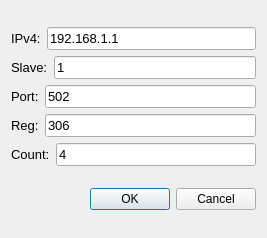
<?xml version="1.0" encoding="UTF-8"?>
<ui version="4.0">
 <class>Device03_Dialog</class>
 <widget class="QDialog" name="Device03_Dialog">
  <property name="geometry">
   <rect>
    <x>0</x>
    <y>0</y>
    <width>267</width>
    <height>238</height>
   </rect>
  </property>
  <property name="windowTitle">
   <string>Dialog</string>
  </property>
  <layout class="QVBoxLayout" name="verticalLayout_2">
   <item>
    <layout class="QVBoxLayout" name="verticalLayout">
     <item>
      <layout class="QHBoxLayout" name="horizontalLayout">
       <item>
        <widget class="QLabel" name="IP_label">
         <property name="font">
          <font>
           <pointsize>10</pointsize>
          </font>
         </property>
         <property name="text">
          <string>IPv4:</string>
         </property>
         <property name="buddy">
          <cstring>IPv4_line_edit</cstring>
         </property>
        </widget>
       </item>
       <item>
        <widget class="QLineEdit" name="IPv4_line_edit">
         <property name="minimumSize">
          <size>
           <width>10</width>
           <height>0</height>
          </size>
         </property>
         <property name="font">
          <font>
           <pointsize>10</pointsize>
          </font>
         </property>
         <property name="whatsThis">
          <string/>
         </property>
         <property name="text">
          <string>192.168.1.1</string>
         </property>
         <property name="maxLength">
          <number>20</number>
         </property>
         <property name="placeholderText">
          <string>127.0.0.1</string>
         </property>
        </widget>
       </item>
      </layout>
     </item>
     <item>
      <layout class="QHBoxLayout" name="horizontalLayout_2">
       <item>
        <widget class="QLabel" name="label">
         <property name="font">
          <font>
           <pointsize>10</pointsize>
          </font>
         </property>
         <property name="text">
          <string>Slave:</string>
         </property>
        </widget>
       </item>
       <item>
        <widget class="QLineEdit" name="slave_line_edit">
         <property name="minimumSize">
          <size>
           <width>10</width>
           <height>0</height>
          </size>
         </property>
         <property name="maximumSize">
          <size>
           <width>16777215</width>
           <height>16777215</height>
          </size>
         </property>
         <property name="font">
          <font>
           <pointsize>10</pointsize>
          </font>
         </property>
         <property name="text">
          <string>1</string>
         </property>
         <property name="maxLength">
          <number>10</number>
         </property>
         <property name="placeholderText">
          <string>1</string>
         </property>
        </widget>
       </item>
      </layout>
     </item>
     <item>
      <layout class="QHBoxLayout" name="horizontalLayout_5">
       <item>
        <widget class="QLabel" name="port_label">
         <property name="font">
          <font>
           <pointsize>10</pointsize>
          </font>
         </property>
         <property name="text">
          <string>Port:</string>
         </property>
        </widget>
       </item>
       <item>
        <widget class="QLineEdit" name="port_line_edit">
         <property name="font">
          <font>
           <pointsize>10</pointsize>
          </font>
         </property>
         <property name="text">
          <string>502</string>
         </property>
         <property name="maxLength">
          <number>8</number>
         </property>
         <property name="placeholderText">
          <string>502</string>
         </property>
        </widget>
       </item>
      </layout>
     </item>
     <item>
      <layout class="QHBoxLayout" name="horizontalLayout_3">
       <item>
        <widget class="QLabel" name="rd_reg_label">
         <property name="font">
          <font>
           <pointsize>10</pointsize>
          </font>
         </property>
         <property name="text">
          <string>Reg:</string>
         </property>
        </widget>
       </item>
       <item>
        <widget class="QLineEdit" name="rd_reg_line_edit">
         <property name="enabled">
          <bool>true</bool>
         </property>
         <property name="font">
          <font>
           <pointsize>10</pointsize>
          </font>
         </property>
         <property name="text">
          <string>306</string>
         </property>
         <property name="placeholderText">
          <string>306</string>
         </property>
        </widget>
       </item>
      </layout>
     </item>
     <item>
      <layout class="QHBoxLayout" name="horizontalLayout_6">
       <item>
        <widget class="QLabel" name="rd_count_label">
         <property name="font">
          <font>
           <pointsize>10</pointsize>
          </font>
         </property>
         <property name="text">
          <string>Count:</string>
         </property>
        </widget>
       </item>
       <item>
        <widget class="QLineEdit" name="rd_count_line_edit">
         <property name="font">
          <font>
           <pointsize>10</pointsize>
          </font>
         </property>
         <property name="text">
          <string>4</string>
         </property>
         <property name="placeholderText">
          <string>4</string>
         </property>
        </widget>
       </item>
      </layout>
     </item>
    </layout>
   </item>
   <item>
    <widget class="QDialogButtonBox" name="buttonBox">
     <property name="orientation">
      <enum>Qt::Horizontal</enum>
     </property>
     <property name="standardButtons">
      <set>QDialogButtonBox::Cancel|QDialogButtonBox::Ok</set>
     </property>
    </widget>
   </item>
  </layout>
 </widget>
 <resources/>
 <connections>
  <connection>
   <sender>buttonBox</sender>
   <signal>accepted()</signal>
   <receiver>Device03_Dialog</receiver>
   <slot>accept()</slot>
   <hints>
    <hint type="sourcelabel">
     <x>248</x>
     <y>254</y>
    </hint>
    <hint type="destinationlabel">
     <x>157</x>
     <y>274</y>
    </hint>
   </hints>
  </connection>
  <connection>
   <sender>buttonBox</sender>
   <signal>rejected()</signal>
   <receiver>Device03_Dialog</receiver>
   <slot>reject()</slot>
   <hints>
    <hint type="sourcelabel">
     <x>316</x>
     <y>260</y>
    </hint>
    <hint type="destinationlabel">
     <x>286</x>
     <y>274</y>
    </hint>
   </hints>
  </connection>
 </connections>
</ui>
